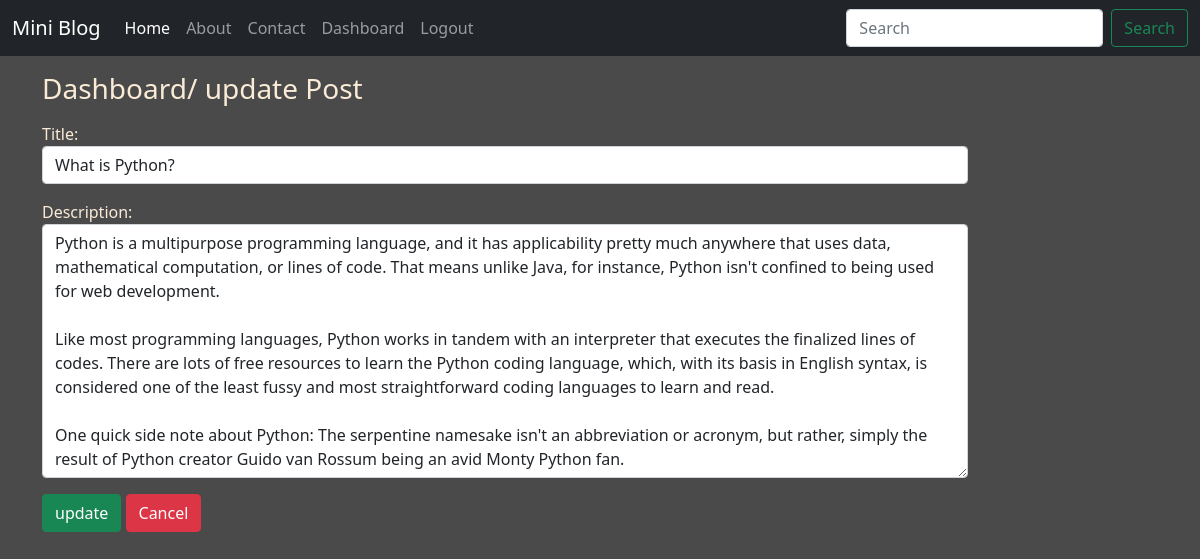
The page /updatepost/2/ (signed in) on the database its author committed.
### blog/models.py (models this page shows)
class post(models.Model):
    title = models.CharField(max_length=150)
    desc = models.TextField()

### blog/views.py (the view)
# urls.py: path('updatepost/<int:id>/', update_post, name='updatepost'),
def update_post(request, id):
    if request.user.is_authenticated:
        if request.method == 'POST':
            pi = post.objects.get(pk=id)
            form = PostForm(request.POST, instance=pi)
            if form.is_valid():
                form.save()
        else:
            pi = post.objects.get(pk=id)
            form = PostForm(instance=pi)
        return render(request,'blog/updatepost.html',{'form': form})
    else:
        return redirect('login')

### blog/forms.py
class PostForm(forms.ModelForm):
    class Meta:
        model = post
        fields = ['title', 'desc']
        labels = {'title': 'Title', 'desc': 'Description'}
        widgets = {'title':forms.TextInput(attrs={'class': 'form-control'}),
                   'desc':forms.Textarea(attrs={'class': 'form-control'}),}

### blog/templates/blog/updatepost.html
{% extends 'blog/base.html' %}
{% load static %}
{% block content %}
<div class="col-sm-10">
    <h3 class="my-3">Dashboard/ update Post</h3>
    <form action="" method="post" novalidate> {% csrf_token %}
        {{form.as_p}}
        <input type="Submit" value="update" class="btn btn-success">
        <a href="{% url 'dashboard'%}" class="btn btn-danger">Cancel</a>
    </form>
</div>
{% endblock content %}

### blog/static/blog/css/style.css (style rules this page uses)
body { background-color: rgb(75,74,74); color: antiquewhite; }

### rows shown on the page
post: title "What is Python?", desc "Python is a multipurpose programming language, and it has applicability pretty much anywhere that uses data, mathematical computation, or lines of code. That means unlike Java, for instance, Python isn't confined to being used for web development. Like most programming languages, Python works in tandem with an interpreter that executes the finalized lines of codes. There are lots of free resources to learn the Python coding language, which, with its basis in English syntax, is considered one of the least fussy and most straightforward coding languages to learn and read. One quick side note about Python: The serpentine namesake isn't an abbreviation or acronym, but rather, simply the result…"
